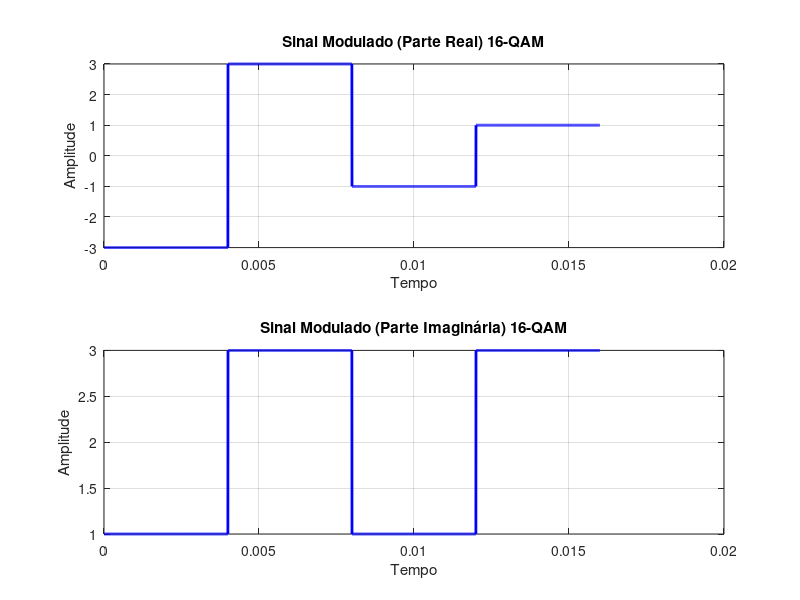
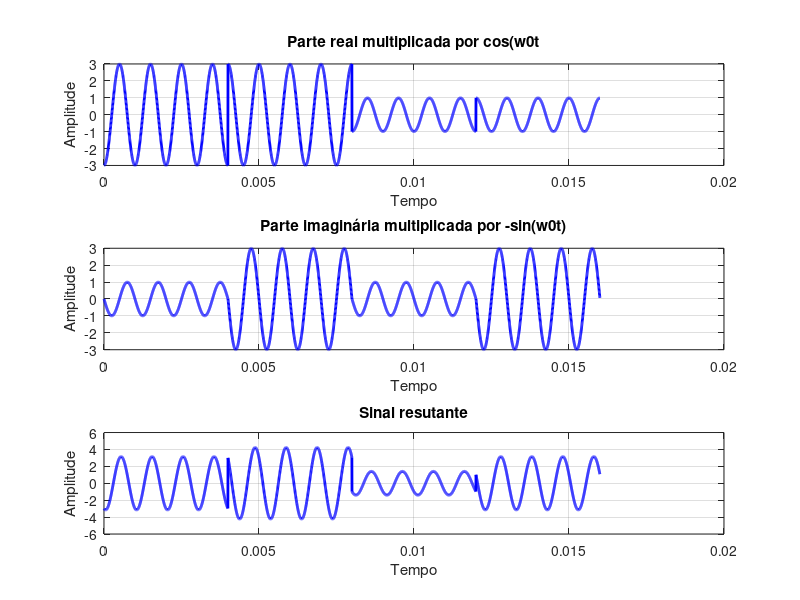

Reproduce these figures in MATLAB, in order.
clc; clear all; close all;

pkg load communications;

% Definir a string de bits
info = '0001100001011100';

% Frequência da portadora
Fp = 1000;

% Número de bits em cada grupo
grupo_bits = 4;

% Calcular o número de grupos
num_grupos = length(info) / grupo_bits;

% Inicializar vetor para armazenar os decimais de 4 em 4 bits
decimais = zeros(1, num_grupos);

% Converter cada grupo de 4 bits para decimal
for i = 1:num_grupos
    % Extrair o grupo de 4 bits
    grupo_binario = info((i-1)*grupo_bits+1 : i*grupo_bits);

    % Converter o grupo de 4 bits para decimal
    decimais(i) = bin2dec(grupo_binario);
end

% Modulação QAM (16-QAM neste exemplo)
M = 16;
info_complexa = qammod(decimais, M);

% Extrair partes real e imaginária
parte_real = real(info_complexa);
parte_imaginaria = imag(info_complexa);

% Parâmetros para o gráfico
Rb = 1000; % Taxa de bits (exemplo)
T_s = log2(M) / Rb; % Tempo de símbolo calculado

T_amostra = T_s / 1000; % Período de amostragem (exemplo: 100 pontos por período de símbolo)
num_periodos = 4; % Número de períodos para plotar

% Tempo do sinal (para 4 períodos)
t = 0:T_amostra:num_periodos*T_s-T_amostra;

% Inicializar vetores para sinal modulado (parte real e parte imaginária)
sinal_modulado_real = zeros(size(t));
sinal_modulado_imaginario = zeros(size(t));

% Mapeamento para sinal modulado (parte real e parte imaginária)
for i = 1:length(parte_real)
    indice_inicio = (i - 1) * round(T_s / T_amostra) + 1;
    indice_fim = i * round(T_s / T_amostra);
    sinal_modulado_real(indice_inicio:indice_fim) = parte_real(i);
    sinal_modulado_imaginario(indice_inicio:indice_fim) = parte_imaginaria(i);
end

% Plotar o sinal modulado (parte real e parte imaginária) no tempo
figure;

% Subplot da parte real
subplot(2, 1, 1);
plot(t, sinal_modulado_real, 'b', 'LineWidth', 2);
xlabel('Tempo');
ylabel('Amplitude');
title('Sinal Modulado (Parte Real) 16-QAM');
grid on;

% Subplot da parte imaginária
subplot(2, 1, 2);
plot(t, sinal_modulado_imaginario, 'b', 'LineWidth', 2);
xlabel('Tempo');
ylabel('Amplitude');
title('Sinal Modulado (Parte Imaginária) 16-QAM');
grid on;

% Definir frequência angular da portadora
w0 = 2 * pi * (Fp);

% Multiplicar sinal modulado pela portadora
parte_real_cos = sinal_modulado_real .* cos(w0 * t);
parte_imaginaria_sen = sinal_modulado_imaginario .* (-sin(w0 * t));
sinal_modulado_cos_sin = parte_real_cos + parte_imaginaria_sen
% Plotar o sinal modulado no tempo
figure(2);
subplot(311)
plot(t, parte_real_cos, 'b', 'LineWidth', 2);
xlabel('Tempo');
ylabel('Amplitude');
title('Parte real multiplicada por cos(w0t');
grid on;

subplot(312)
plot(t, parte_imaginaria_sen, 'b', 'LineWidth', 2);
xlabel('Tempo');
ylabel('Amplitude');
title('Parte imaginária multiplicada por -sin(w0t)');
grid on;

subplot(313)
plot(t, sinal_modulado_cos_sin, 'b', 'LineWidth', 2);
xlabel('Tempo');
ylabel('Amplitude');
title('Sinal resutante');
grid on;

